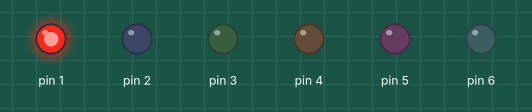
Bench run of a sketch on a simulated Arduino Uno, built with avr-gcc and run on an emulated ATmega328P. Shown: output pins drawn as LEDs (lit = HIGH).

Above: at 1.0 s.
At 7.0 s:
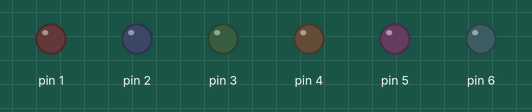
At 9.0 s:
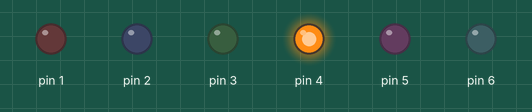
At 13.0 s:
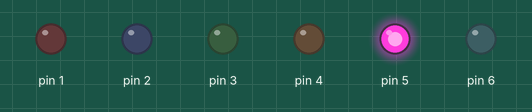
At 26.0 s:
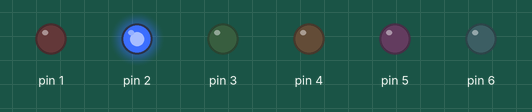
Timing chart, 0 to 27.3 s (numbered marks = the images above):
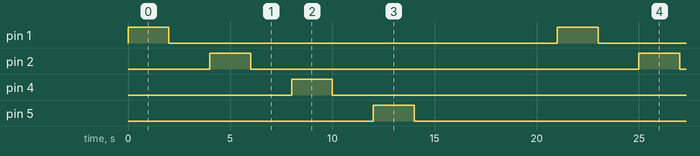

The sketch:

sketch.ino
```cpp
void setup()
{
  // Set digital pins 1 through 6 as outputs
  for (int pin = 1; pin <= 6; pin++)
    pinMode(pin, OUTPUT);
}

void loop()
{
  for (int pin = 1; pin <= 6; pin++)
  {
    // If the pin number is a multiple of 3 (3 or 6), skip it
    if (pin % 3 == 0)
      continue;

    digitalWrite(pin, HIGH);
    delay(2000);
    digitalWrite(pin, LOW);
    delay(2000);
  }
  // After cycling through all pins, wait 5 seconds before repeating
  delay(5000);
}
```

Measured:
- by itself, pin 1, pin 2, pin 4, pin 5: alternates HIGH for 2.0 s and LOW for 19.0 s
- by itself, everything shown: repeats every 21.0 s, in 8 steps
